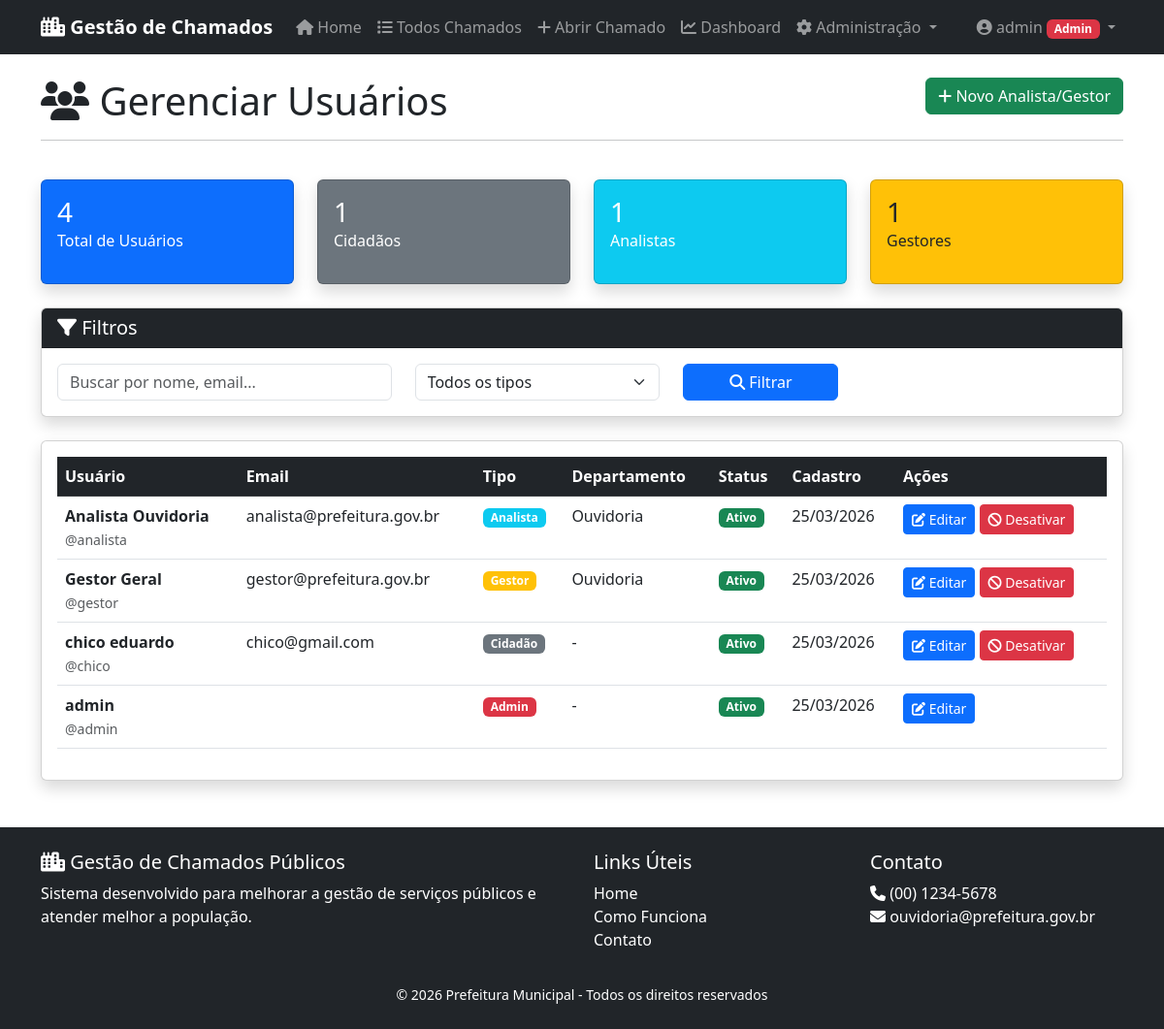
/accounts/usuarios/ (signed in), run on the app's committed database.
### accounts/models.py (models this page shows, shortened)
class User(AbstractUser):
    USER_TYPE_CHOICES = (
        ('citizen', 'Cidadão'),
        ('analyst', 'Analista de Ouvidoria'),
        ('manager', 'Gestor'),
        ('admin', 'Administrador'),
    )
    user_type = models.CharField(
        _('Tipo de usuário'),
        max_length=20,
        choices=USER_TYPE_CHOICES,
        default='citizen'
    )
    phone = models.CharField(_('Telefone'), max_length=20, blank=True)
    cpf = models.CharField(_('CPF'), max_length=14, unique=True, blank=True, null=True)
    address = models.TextField(_('Endereço'), blank=True)
    neighborhood = models.CharField(_('Bairro'), max_length=100, blank=True)
    department = models.CharField(_('Departamento'), max_length=100, blank=True, help_text='Ex: Ouvidoria, Infraestrutura, etc')
    created_at = models.DateTimeField(_('Criado em'), auto_now_add=True)
    updated_at = models.DateTimeField(_('Atualizado em'), auto_now=True)
    class Meta:
        verbose_name = _('Usuário')
        verbose_name_plural = _('Usuários')
    def is_manager(self):
        return self.user_type in ['manager', 'admin']
    def can_manage_tickets(self):
        return self.user_type in ['analyst', 'manager', 'admin']

### accounts/views.py (the view)
    def wrapper(request, *args, **kwargs):
        if request.user.is_authenticated and (request.user.is_manager() or request.user.is_superuser):
            return view_func(request, *args, **kwargs)
        messages.error(request, 'Acesso restrito a gestores.')
        return redirect('home')

### accounts/views.py (called while the page is built)
def manager_required(view_func):
    def wrapper(request, *args, **kwargs):
        if request.user.is_authenticated and (request.user.is_manager() or request.user.is_superuser):
            return view_func(request, *args, **kwargs)
        messages.error(request, 'Acesso restrito a gestores.')
        return redirect('home')
    return wrapper

@login_required
@manager_required
def user_list(request):
    users = User.objects.all().order_by('-date_joined')
    user_type = request.GET.get('user_type')
    if user_type:
        users = users.filter(user_type=user_type)
    search = request.GET.get('search')
    if search:
        users = users.filter(
            models.Q(username__icontains=search) |
            models.Q(first_name__icontains=search) |
            models.Q(email__icontains=search)
        )
    context = {
        'users': users,
        'total_users': users.count(),
        'citizens': User.objects.filter(user_type='citizen').count(),
        'analysts': User.objects.filter(user_type='analyst').count(),
        'managers': User.objects.filter(user_type='manager').count(),
    }
    return render(request, 'accounts/user_list.html', context)

### templates/accounts/user_list.html (shortened to what this page needs)
{% extends 'base.html' %}
{% block content %}
<div class="row mb-4">
    <div class="col-12">
        <h1 class="display-6">
            <i class="fas fa-users"></i> Gerenciar Usuários
            <a href="{% url 'accounts:user_create_analyst' %}" class="btn btn-success float-end">
                <i class="fas fa-plus"></i> Novo Analista/Gestor
            </a>
        </h1>
        <hr>
    </div>
</div>
<div class="row mb-4">
    <div class="col-md-3">
        <div class="card bg-primary text-white shadow">
            <div class="card-body">
                <h3 class="mb-0">{{ total_users }}</h3>
                <p>Total de Usuários</p>
            </div>
        </div>
    </div>
    <div class="col-md-3">
        <div class="card bg-secondary text-white shadow">
            <div class="card-body">
                <h3 class="mb-0">{{ citizens }}</h3>
                <p>Cidadãos</p>
            </div>
        </div>
    </div>
    <div class="col-md-3">
        <div class="card bg-info text-white shadow">
            <div class="card-body">
                <h3 class="mb-0">{{ analysts }}</h3>
                <p>Analistas</p>
            </div>
        </div>
    </div>
    <div class="col-md-3">
        <div class="card bg-warning text-dark shadow">
            <div class="card-body">
                <h3 class="mb-0">{{ managers }}</h3>
                <p>Gestores</p>
            </div>
        </div>
    </div>
</div>
<div class="card shadow">
    <div class="card-header bg-dark text-white">
        <h5 class="mb-0">
            <i class="fas fa-filter"></i> Filtros
        </h5>
    </div>
    <div class="card-body">
        <form method="get" class="row">
            <div class="col-md-4">
                <input type="text" name="search" class="form-control" placeholder="Buscar por nome, email..." value="{{ request.GET.search }}">
            </div>
            <div class="col-md-3">
                <select name="user_type" class="form-select">
                    <option value="">Todos os tipos</option>
                </select>
            </div>
            <div class="col-md-2">
                <button type="submit" class="btn btn-primary w-100">
                    <i class="fas fa-search"></i> Filtrar
                </button>
            </div>
        </form>
    </div>
</div>
<div class="card shadow mt-4">
    <div class="card-body">
        <div class="table-responsive">
            <table class="table table-hover">
                <thead class="table-dark">
                    <tr>
                        <th>Usuário</th>
                        <th>Email</th>
                        <th>Tipo</th>
                        <th>Departamento</th>
                        <th>Status</th>
                        <th>Cadastro</th>
                        <th>Ações</th>
                    </tr>
                </thead>
                <tbody>
                    {% for user in users %}
                    <tr>
                        <td>
                            <strong>{{ user.get_full_name|default:user.username }}</strong><br>
                            <small class="text-muted">@{{ user.username }}</small>
                        </td>
                        <td>{{ user.email }}</td>
                        <td>
                            {% if user.user_type == 'citizen' %}
                            <span class="badge bg-secondary">Cidadão</span>
                            {% elif user.user_type == 'analyst' %}
                            <span class="badge bg-info">Analista</span>
                            {% elif user.user_type == 'manager' %}
                            <span class="badge bg-warning">Gestor</span>
                            {% elif user.user_type == 'admin' %}
                            <span class="badge bg-danger">Admin</span>
                            {% endif %}
                        </td>
                        <td>{{ user.department|default:"-" }}</td>
                        <td>
                            {% if user.is_active %}
                            <span class="badge bg-success">Ativo</span>
                            {% else %}
                            <span class="badge bg-danger">Inativo</span>
                            {% endif %}
                        </td>
                        <td>{{ user.date_joined|date:"d/m/Y" }}</td>
                        <td>
                            <a href="{% url 'accounts:user_edit' user.id %}" class="btn btn-sm btn-primary">
                                <i class="fas fa-edit"></i> Editar
                            </a>
                            {% if user != request.user %}
                            <a href="{% url 'accounts:user_delete' user.id %}" class="btn btn-sm btn-danger" onclick="return confirm('Tem certeza que deseja {% if user.is_active %}desativar{% else %}ativar{% endif %} este usuário?')">
                                <i class="fas {% if user.is_active %}fa-ban{% else %}fa-check-circle{% endif %}"></i>
                                {% if user.is_active %}Desativar{% else %}Ativar{% endif %}
                            </a>
                            {% endif %}
                        </td>
                    </tr>
                    {% empty %}
                    <tr>
                        <td colspan="7" class="text-center text-muted">
                            Nenhum usuário encontrado.
                        </td>
                    </tr>
                    {% endfor %}
                </tbody>
            </table>
        </div>
    </div>
</div>
{% endblock %}

### templates/base.html (shortened to what this page needs)
<!DOCTYPE html>
<html lang="pt-br">
<head>
    <link href="https://cdn.jsdelivr.net/npm/bootstrap@5.3.0/dist/css/bootstrap.min.css" rel="stylesheet">
    <link rel="stylesheet" href="https://cdnjs.cloudflare.com/ajax/libs/font-awesome/6.4.0/css/all.min.css">
</head>
<body>
    <nav class="navbar navbar-expand-lg navbar-dark bg-dark sticky-top">
        <div class="container">
            <a class="navbar-brand" href="{% url 'home' %}">
                <i class="fas fa-city"></i> Gestão de Chamados
            </a>
            <div class="collapse navbar-collapse" id="navbarNav">
                <ul class="navbar-nav me-auto">
                    <li class="nav-item">
                        <a class="nav-link" href="{% url 'home' %}">
                            <i class="fas fa-home"></i> Home
                        </a>
                    </li>
                    {% if user.is_authenticated %}
                    <li class="nav-item">
                        <a class="nav-link" href="{% url 'tickets:ticket_list' %}">
                            <i class="fas fa-list"></i> Todos Chamados
                        </a>
                    </li>
                    <li class="nav-item">
                        <a class="nav-link" href="{% url 'tickets:ticket_create' %}">
                            <i class="fas fa-plus"></i> Abrir Chamado
                        </a>
                    </li>
                    {% endif %}
                    {% if user.is_authenticated and user.can_manage_tickets %}
                    <li class="nav-item">
                        <a class="nav-link" href="{% url 'tickets:dashboard' %}">
                            <i class="fas fa-chart-line"></i> Dashboard
                        </a>
                    </li>
                    {% endif %}
                    {% if user.is_authenticated and user.is_manager %}
                    <li class="nav-item dropdown">
                        <a class="nav-link dropdown-toggle" href="#" id="adminMenu" role="button" data-bs-toggle="dropdown">
                            <i class="fas fa-cog"></i> Administração
                        </a>
                    </li>
                    {% endif %}
                </ul>
                <ul class="navbar-nav">
                    {% if user.is_authenticated %}
                    <li class="nav-item dropdown">
                        <a class="nav-link dropdown-toggle" href="#" id="userDropdown" role="button" data-bs-toggle="dropdown">
                            <i class="fas fa-user-circle"></i> {{ user.get_full_name|default:user.username }}
                            {% if user.user_type == 'analyst' %}
                            <span class="badge bg-info">Analista</span>
                            {% elif user.user_type == 'manager' %}
                            <span class="badge bg-warning">Gestor</span>
                            {% elif user.user_type == 'admin' %}
                            <span class="badge bg-danger">Admin</span>
                            {% endif %}
                        </a>
                    </li>
                    {% endif %}
                </ul>
            </div>
        </div>
    </nav>
    <main class="container mt-4">
        {% block content %}{% endblock %}
    </main>
    <footer class="bg-dark text-white mt-5 py-4">
        <div class="container">
            <div class="row">
                <div class="col-md-6">
                    <h5><i class="fas fa-city"></i> Gestão de Chamados Públicos</h5>
                    <p>Sistema desenvolvido para melhorar a gestão de serviços públicos e atender melhor a população.</p>
                </div>
                <div class="col-md-3">
                    <h5>Links Úteis</h5>
                    <ul class="list-unstyled">
                        <li><a href="{% url 'home' %}" class="text-white text-decoration-none">Home</a></li>
                        <li><a href="#" class="text-white text-decoration-none">Como Funciona</a></li>
                        <li><a href="#" class="text-white text-decoration-none">Contato</a></li>
                    </ul>
                </div>
                <div class="col-md-3">
                    <h5>Contato</h5>
                    <ul class="list-unstyled">
                        <li><i class="fas fa-phone"></i> (00) 1234-5678</li>
                        <li><i class="fas fa-envelope"></i> ouvidoria@prefeitura.gov.br</li>
                    </ul>
                </div>
            </div>
            <div class="text-center mt-3">
                <small>&copy; 2026 Prefeitura Municipal - Todos os direitos reservados</small>
            </div>
        </div>
    </footer>
</body>
</html>

### templates/base.html (style rules this page uses)
.navbar-brand { font-weight: bold; }

### data on the page
User: get_full_name "admin", username "admin", user_type "Admin", department "-", is_active "Ativo", date_joined "25/03/2026"
User: get_full_name "Analista Ouvidoria", username "analista", email "analista@prefeitura.gov.br", user_type "Analista", department "Ouvidoria", is_active "Ativo", date_joined "25/03/2026"
User: get_full_name "Gestor Geral", username "gestor", email "gestor@prefeitura.gov.br", user_type "Gestor", department "Ouvidoria", is_active "Ativo", date_joined "25/03/2026"
User: get_full_name "chico eduardo", username "chico", email "chico@gmail.com", user_type "Cidadão", department "-", is_active "Ativo", date_joined "25/03/2026"

### other printed values
{{ total_users }} "4"
{{ citizens }} "1"
{{ analysts }} "1"
{{ managers }} "1"
